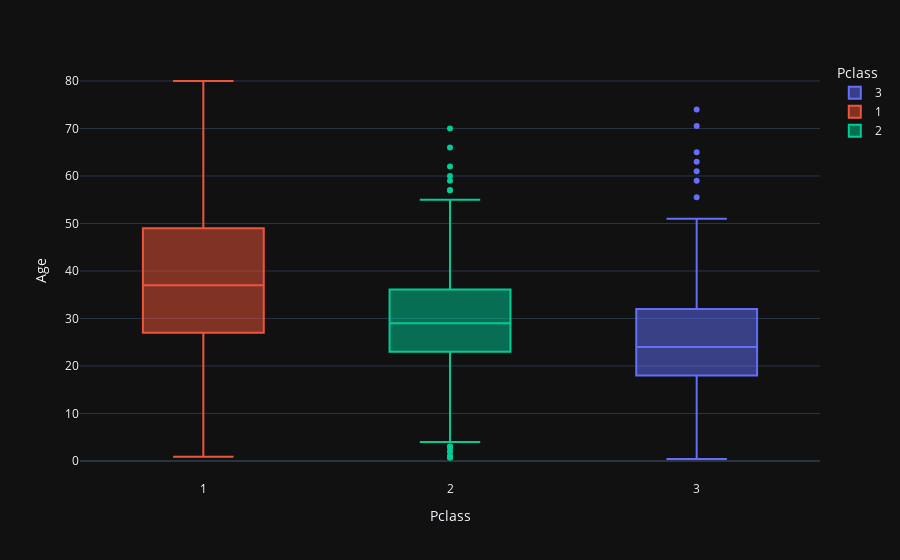

This figure's notebook cell:
### Markdown cell above
Filling all Age == Null values to mean values

### Code cell
fig = px.box(df, x='Pclass', y='Age', color='Pclass', template='plotly_dark')
fig.show()

### Figure 1 — Plotly figure (JSON) as saved in the notebook; plotly's stock layout.template omitted (floating-point values rounded to 4 significant figures; data arrays with more than 128 entries replaced by an {"elided": "..."} marker saying what was removed)
{"data": [{"alignmentgroup": "True", "hovertemplate": "Pclass=%{x}<br>Age=%{y}<extra></extra>", "legendgroup": "3", "marker": {"color": "#636efa"}, "name": "3", "notched": false, "offsetgroup": "3", "orientation": "v", "showlegend": true, "type": "box", "x": {"elided": "491 int values"}, "x0": " ", "xaxis": "x", "y": {"elided": "491 float values"}, "y0": " ", "yaxis": "y"}, {"alignmentgroup": "True", "hovertemplate": "Pclass=%{x}<br>Age=%{y}<extra></extra>", "legendgroup": "1", "marker": {"color": "#EF553B"}, "name": "1", "notched": false, "offsetgroup": "1", "orientation": "v", "showlegend": true, "type": "box", "x": {"elided": "216 int values"}, "x0": " ", "xaxis": "x", "y": {"elided": "216 float values"}, "y0": " ", "yaxis": "y"}, {"alignmentgroup": "True", "hovertemplate": "Pclass=%{x}<br>Age=%{y}<extra></extra>", "legendgroup": "2", "marker": {"color": "#00cc96"}, "name": "2", "notched": false, "offsetgroup": "2", "orientation": "v", "showlegend": true, "type": "box", "x": {"elided": "184 int values"}, "x0": " ", "xaxis": "x", "y": {"elided": "184 float values"}, "y0": " ", "yaxis": "y"}], "layout": {"boxmode": "overlay", "legend": {"title": {"text": "Pclass"}, "tracegroupgap": 0}, "margin": {"t": 60}, "xaxis": {"anchor": "y", "categoryarray": [3, 1, 2], "categoryorder": "array", "domain": [0, 1], "title": {"text": "Pclass"}}, "yaxis": {"anchor": "x", "domain": [0, 1], "title": {"text": "Age"}}}}
